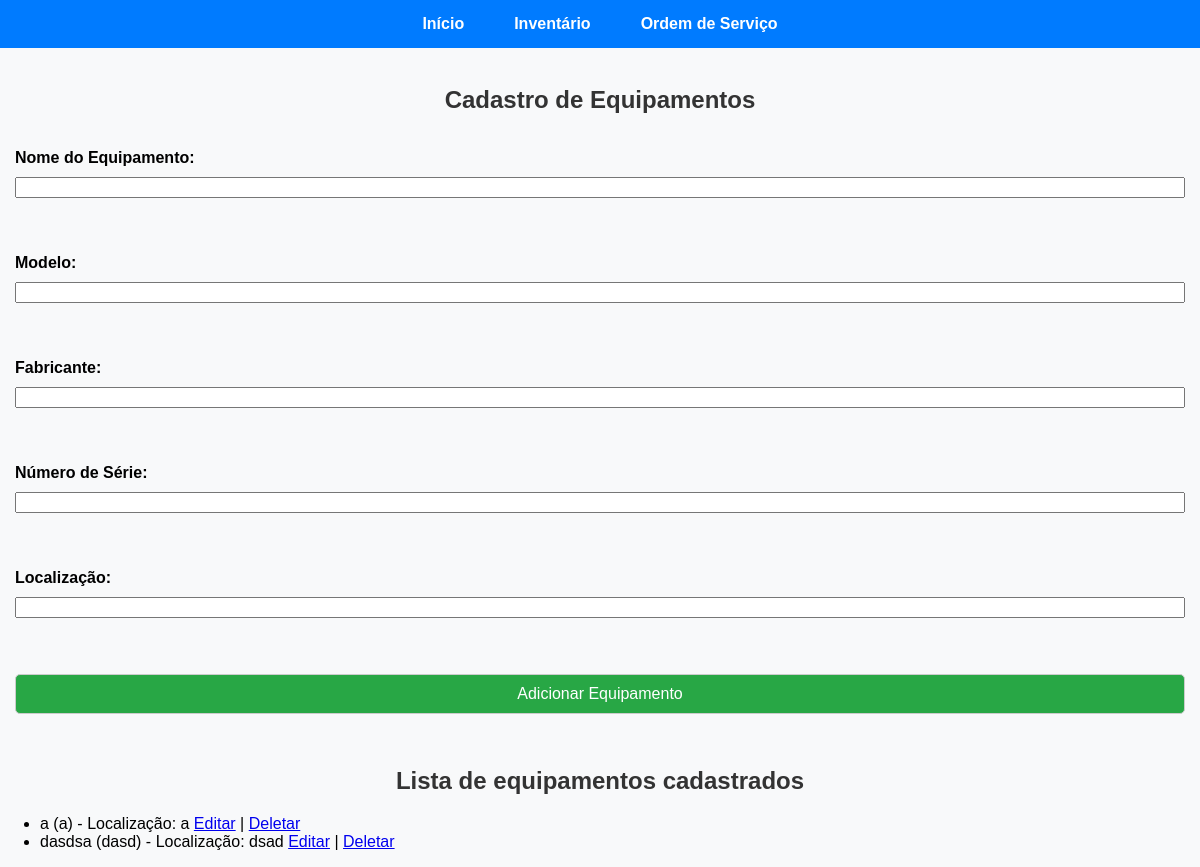
The app's page /inventario, older data.
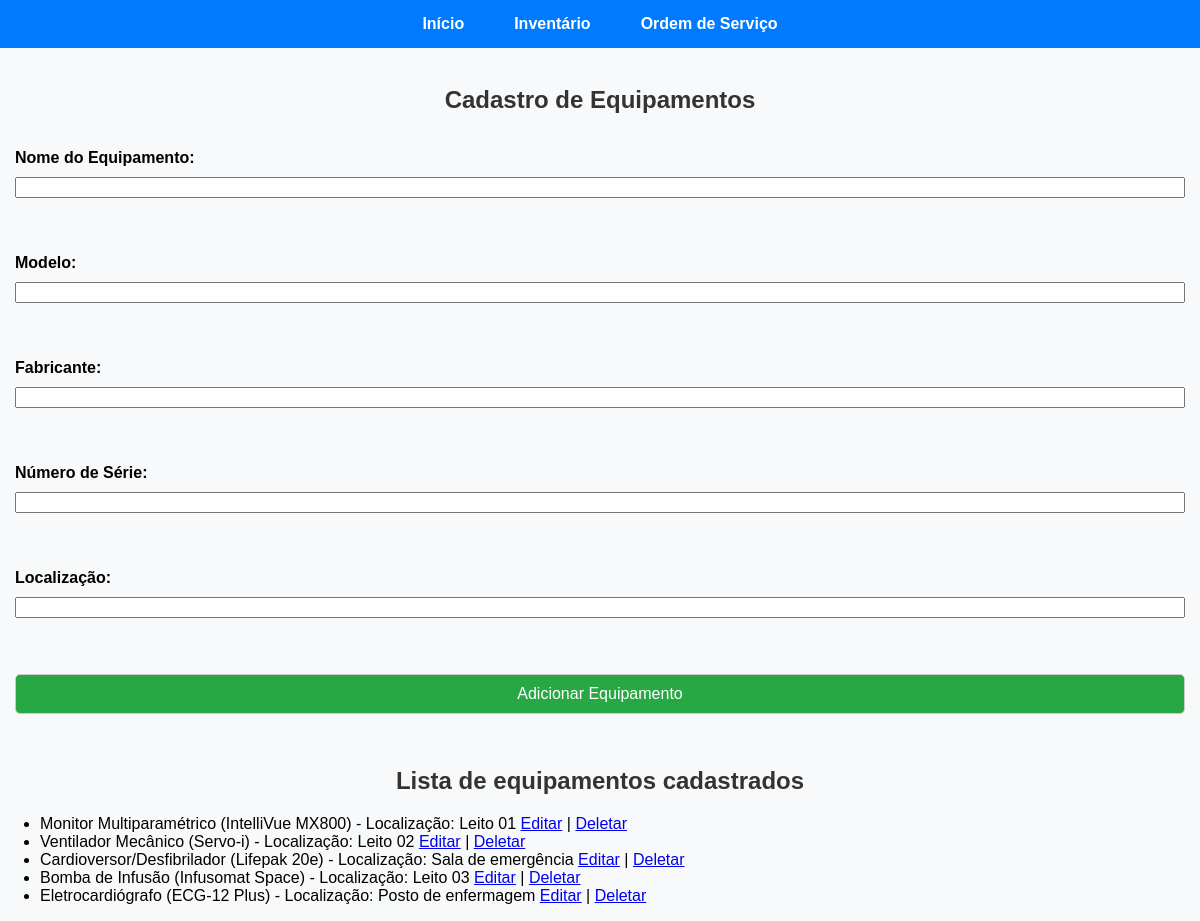
The same page, newer data.
### app/models.py (models this page shows, shortened)
class Equipamento(db.Model):
    __tablename__ = 'equipamentos'
    id = db.Column(db.Integer, primary_key=True)
    nome = db.Column(db.String(80), nullable=False)
    modelo = db.Column(db.String(50), nullable=False)
    fabricante = db.Column(db.String(50), nullable=False)
    num_serie = db.Column(db.String(50), unique=True, nullable=False)
    localizacao = db.Column(db.String(50), nullable=False)
    manutencoes = db.relationship('Manutencao', backref='equipamento', lazy=True)

### app/routes.py (the view)
@main.route('/inventario')
def inventario():
    equipamentos = Equipamento.query.all()
    return render_template('inventario.html', equipamentos=equipamentos)

### app/templates/inventario.html (shortened to what this page needs)
<!DOCTYPE html>
<html lang="pt-br">
<head>
<link rel="stylesheet" href="{{ url_for('static', filename='css/inventario.css') }}">
</head>
<body>
    <header>
        <nav>
            <ul>
                <li><a href="{{ url_for('main.index') }}">Início</a></li>
                <li><a href="{{ url_for('main.inventario') }}">Inventário</a></li>
                <li><a href="{{ url_for('main.os') }}">Ordem de Serviço</a></li>
            </ul>
        </nav>
    </header>
    <br>
    <h2>Cadastro de Equipamentos</h2>
    <form action="/adicionar" method="POST">
        <label for="nome">Nome do Equipamento:</label>
        <input type="text" id="nome" name="nome" required><br><br>
        <label for="modelo">Modelo:</label>
        <input type="text" id="modelo" name="modelo" required><br><br>
        <label for="fabricante">Fabricante:</label>
        <input type="text" id="fabricante" name="fabricante" required><br><br>
        <label for="num_serie">Número de Série:</label>
        <input type="text" id="num_serie" name="num_serie" required><br><br>
        <label for="localizacao">Localização:</label>
        <input type="text" id="localizacao" name="localizacao" required><br><br>
        <button type="submit">Adicionar Equipamento</button>
    </form>
    <br>
    <h2>Lista de equipamentos cadastrados</h2>
    <ul>
        {% for equipamento in equipamentos %}
            <li>{{ equipamento.nome }} ({{ equipamento.modelo }}) - Localização: {{ equipamento.localizacao }}
                <a href="{{ url_for('main.editar', id=equipamento.id) }}">Editar</a> |
                <a href="{{ url_for('main.deletar', id=equipamento.id) }}">Deletar</a>
            </li>
        {% endfor %}
    </ul>
</body>
</html>

### app/static/css/inventario.css (style rules this page uses)
body { font-family: Arial, sans-serif; background-color: #f8f9fa; margin: 0; padding: 0; }
h2, h3 { color: #333; text-align: center; }
header { background: #007bff; padding: 15px 0; text-align: center; }
nav ul { list-style: none; padding: 0; margin: 0; display: flex; justify-content: center; gap: 20px; }
nav ul li { display: inline; }
nav ul li a { text-decoration: none; color: white; font-weight: bold; padding: 10px 15px; transition: 0.3s; }
form { display: flex; flex-direction: column; gap: 10px; padding: 15px; }
label { font-weight: bold; }
select, textarea, button { padding: 10px; border: 1px solid #ccc; border-radius: 5px; }
button { background: #28a745; color: white; font-size: 16px; cursor: pointer; transition: 0.3s; }

Row changes from the older to the newer data that the page shows:
removed Equipamento: nome "a", modelo "a", localizacao "a"
removed Equipamento: nome "dasdsa", modelo "dasd", localizacao "dsad"
added Equipamento: nome "Monitor Multiparamétrico", modelo "IntelliVue MX800", localizacao "Leito 01"
added Equipamento: nome "Ventilador Mecânico", modelo "Servo-i", localizacao "Leito 02"
added Equipamento: nome "Cardioversor/Desfibrilador", modelo "Lifepak 20e", localizacao "Sala de emergência"
added Equipamento: nome "Bomba de Infusão", modelo "Infusomat Space", localizacao "Leito 03"
added Equipamento: nome "Eletrocardiógrafo", modelo "ECG-12 Plus", localizacao "Posto de enfermagem"
